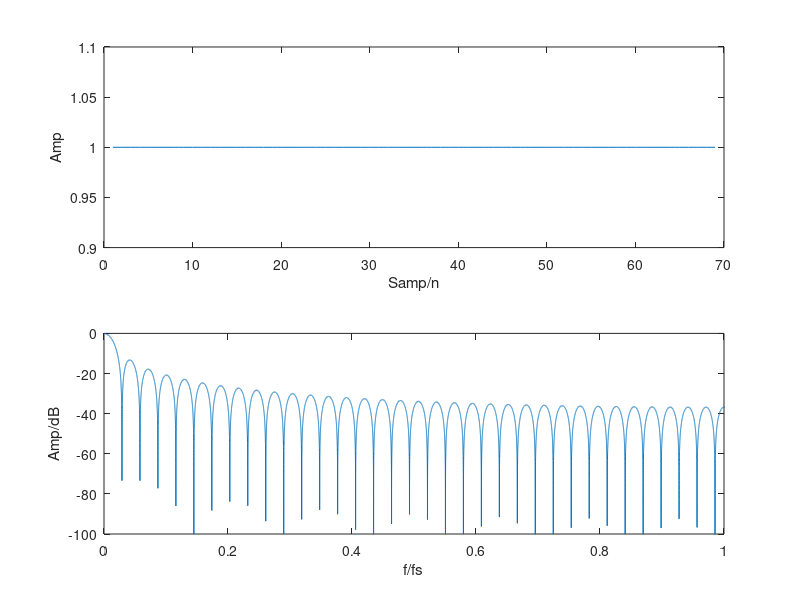

Recreate this plot in MATLAB. (Note: this script raises an error after producing the figure.)
w=rectwin(69);%hamming(),  生成窗函数

figure(1);title('窗函数');
subplot(2,1,1);plot(w);xlabel('Samp/n');ylabel('Amp'); %画窗的时域波形
w1=fft(w,65536);w2=w1/(max(w1));w3=20*log10(abs(w2));
wx=2*(0:65535)/65536; %对频率做归一化到[0,2]双边
subplot(2,1,2);plot(wx,w3);axis([0,1,-100,0]);xlabel('f/fs');ylabel('Amp/dB') % 画窗的频域波形 取单边



%读一段语音信号进来
[orgAudioData,fs]=audioread('test.wav');
orgAudioData = orgAudioData(1:80000);
orgAudioData = detrend(orgAudioData,0); %去除直流分量
dt = 1/fs; %原始音频的最小时间间隔
%画它的时域波形
figure(2);plot(orgAudioData);grid;title('原始信号时域特性');xlabel('t/s');ylabel('volume');

% 分帧
chunk = length(w);% 帧长(同窗长)
stride = fix(length(w)/2); % 偏移量
[orgframeDict,frameNum] = split_frame(orgAudioData,w,stride);
frameTime = dt*(0:length(w)-1); %生成分帧内时间轴
frameOffTime =  (dt*stride)*(0:frameNum-1) ; %生成分帧每帧头的时间轴

%画出分帧、加窗后的时域波形
figure(3);
subplot(4,1,1);plot(orgframeDict(1,:));grid on;ylim([-0.002,0.002]);title('分帧加窗后波形');
subplot(4,1,2);plot(orgframeDict(2,:));grid on;ylim([-0.002,0.002]);
subplot(4,1,3);plot(orgframeDict(3,:));grid on;ylim([-0.002,0.002]);
subplot(4,1,4);plot(orgframeDict(4,:));grid on;ylim([-0.002,0.002]);


% 计算短时谱
[stftSpectrum,stftFreq]=stft(orgAudioData,fs,'Window',w,'OverlapLength',chunk-stride);
stftSpectrum = stftSpectrum(fix(chunk+1)/2:end,:)';
stftFreq= stftFreq(fix(chunk+1)/2:end);

%画出加窗后前几帧的短时谱
figure(4);
subplot(4,1,1);plot(stftFreq,abs(stftSpectrum(1,:)));xlabel('f/Hz');grid on;title('短时谱');
subplot(4,1,2);plot(stftFreq,abs(stftSpectrum(2,:)));xlabel('f/Hz');grid on;
subplot(4,1,3);plot(stftFreq,abs(stftSpectrum(3,:)));xlabel('f/Hz');grid on;
subplot(4,1,4);plot(stftFreq,abs(stftSpectrum(4,:)));xlabel('f/Hz');grid on;


% 求短时能量
stPower = zeros(1,frameNum);
for i = 1:frameNum
    stPower(i) = sum(orgframeDict(i,:)*orgframeDict(i,:)');
end
figure(6);plot(frameOffTime,stPower);xlabel('t/s');grid on;title('短时能量');


% 求短时平均幅度
stAvgAmp = zeros(1,frameNum);
for i = 1:frameNum
    stAvgAmp(i) = sum(abs(orgframeDict(i,:))'.*w);
end
figure(7);plot(frameOffTime,stAvgAmp);xlabel('t/s');grid on;title('短时平均幅度');

% 求短时平均过零率
stOverZero = zeros(1,frameNum);
for i=1:frameNum
    for j = 1:chunk-1
        if(orgframeDict(i,j)<=0 && orgframeDict(i,j+1)>0 )
            stOverZero(i) = stOverZero(i)+1;% 累加过0次数
        end
    end
end
figure(8);plot(frameOffTime,stOverZero);xlabel('t/s');grid on;title('短时平均过零率');
